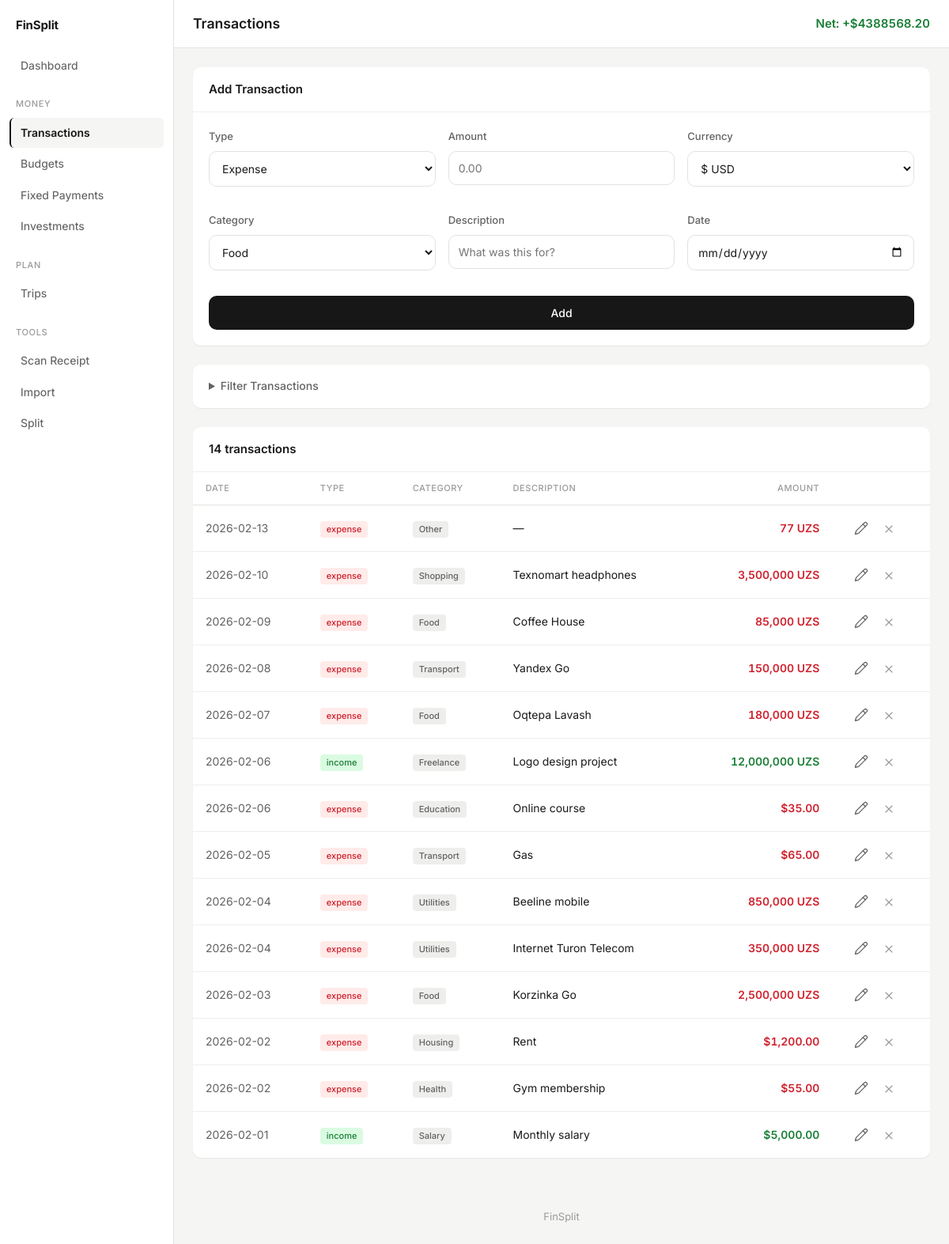
Page /transactions on the committed database.
### models.py (models this page shows)
class Transaction(db.Model):
    id = db.Column(db.Integer, primary_key=True)
    type = db.Column(db.String(10), nullable=False)          # 'income' or 'expense'
    amount = db.Column(db.Float, nullable=False)
    currency = db.Column(db.String(3), nullable=False, default='USD')  # 'USD' or 'UZS'
    category = db.Column(db.String(50), nullable=False)
    description = db.Column(db.String(200), default='')
    date = db.Column(db.Date, nullable=False, default=date.today)

### app.py (the view)
@app.route('/transactions')
def transactions():
    type_filter = request.args.get('type', '')
    cat_filter = request.args.get('category', '')
    q = Transaction.query
    if type_filter:
        q = q.filter_by(type=type_filter)
    if cat_filter:
        q = q.filter_by(category=cat_filter)
    txns = q.order_by(Transaction.date.desc()).all()
    total = sum(t.amount if t.type == 'income' else -t.amount for t in txns)
    return render_template('transactions.html',
        transactions=txns, total=total,
        expense_categories=EXPENSE_CATEGORIES,
        income_categories=INCOME_CATEGORIES,
        type_filter=type_filter, cat_filter=cat_filter
    )

### app.py (called while the page is built)
@app.template_filter('money')
def money_filter(amount, currency='USD'):
    if currency == 'UZS':
        return f'{amount:,.0f} UZS'
    return f'${amount:,.2f}'

### templates/transactions.html (shortened to what this page needs)
{% extends "base.html" %}
{% block page_title %}Transactions{% endblock %}
{% block page_actions %}
<span class="amount header-stat {{ 'positive' if total >= 0 else 'negative' }}">
    Net: {{ '+' if total >= 0 else '' }}${{ "%.2f"|format(total) }}
</span>
{% endblock %}
{% block content %}
<div class="card section">
    <div class="card-header"><h3>Add Transaction</h3></div>
    <div class="card-body">
        <form method="post" action="/transactions/add">
            <div class="form-row cols-3">
                <div class="form-group">
                    <label>Type</label>
                    <select name="type" id="txn-type" onchange="updateCategories()">
                        <option value="expense">Expense</option>
                    </select>
                </div>
                <div class="form-group">
                    <label>Amount</label>
                    <input type="number" name="amount" step="0.01" min="0.01" placeholder="0.00" required>
                </div>
                <div class="form-group">
                    <label>Currency</label>
                    <select name="currency">
                        <option value="USD">$ USD</option>
                    </select>
                </div>
            </div>
            <div class="form-row cols-3">
                <div class="form-group">
                    <label>Category</label>
                    <select name="category" id="txn-category">
                        {% for c in expense_categories %}
                        <option value="{{ c }}">{{ c }}</option>
                        {% endfor %}
                    </select>
                </div>
                <div class="form-group">
                    <label>Description</label>
                    <input type="text" name="description" placeholder="What was this for?">
                </div>
                <div class="form-group">
                    <label>Date</label>
                    <input type="date" name="date">
                </div>
            </div>
            <button type="submit" class="btn btn-primary btn-full">Add</button>
        </form>
    </div>
</div>
<div class="card section">
    <details>
        <summary class="filter-summary">Filter Transactions</summary>
    </details>
</div>
<div class="card">
    <div class="card-header">
        <h3>{{ transactions|length }} transactions</h3>
    </div>
    {% if transactions %}
    <div class="table-wrapper">
        <table>
            <thead>
                <tr>
                    <th>Date</th>
                    <th>Type</th>
                    <th>Category</th>
                    <th>Description</th>
                    <th class="text-right">Amount</th>
                    <th></th>
                </tr>
            </thead>
            <tbody>
                {% for t in transactions %}
                <tr>
                    <td class="text-muted">{{ t.date.strftime('%Y-%m-%d') }}</td>
                    <td><span class="badge badge-{{ t.type }}">{{ t.type }}</span></td>
                    <td><span class="badge badge-category">{{ t.category }}</span></td>
                    <td>{{ t.description or '—' }}</td>
                    <td class="text-right amount {{ 'positive' if t.type == 'income' else 'negative' }}">
                        {{ t.amount|money(t.currency) }}
                    </td>
                    <td class="nowrap">
                        <a href="/transactions/edit/{{ t.id }}" class="btn btn-ghost btn-sm" title="Edit">
                            <i data-lucide="pencil"></i>
                        </a>
                        <a href="/transactions/delete/{{ t.id }}" class="delete-btn" title="Delete"
                           onclick="return confirm('Delete this transaction?')"><i data-lucide="x"></i></a>
                    </td>
                </tr>
                {% endfor %}
            </tbody>
        </table>
    </div>
    {% else %}
    <div class="empty-state">
        <p>No transactions found</p>
    </div>
    {% endif %}
</div>
{% endblock %}

### rows in the picture
Transaction: date "2026-02-13", type "expense", category "Other", description "—", amount "77 UZS"
Transaction: date "2026-02-10", type "expense", category "Shopping", description "Texnomart headphones", amount "3,500,000 UZS"
Transaction: date "2026-02-09", type "expense", category "Food", description "Coffee House", amount "85,000 UZS"
Transaction: date "2026-02-08", type "expense", category "Transport", description "Yandex Go", amount "150,000 UZS"
Transaction: date "2026-02-07", type "expense", category "Food", description "Oqtepa Lavash", amount "180,000 UZS"
Transaction: date "2026-02-06", type "income", category "Freelance", description "Logo design project", amount "12,000,000 UZS"
Transaction: date "2026-02-06", type "expense", category "Education", description "Online course", amount "$35.00"
Transaction: date "2026-02-05", type "expense", category "Transport", description "Gas", amount "$65.00"
Transaction: date "2026-02-04", type "expense", category "Utilities", description "Beeline mobile", amount "850,000 UZS"
Transaction: date "2026-02-04", type "expense", category "Utilities", description "Internet Turon Telecom", amount "350,000 UZS"
Transaction: date "2026-02-03", type "expense", category "Food", description "Korzinka Go", amount "2,500,000 UZS"
Transaction: date "2026-02-02", type "expense", category "Housing", description "Rent", amount "$1,200.00"
Transaction: date "2026-02-02", type "expense", category "Health", description "Gym membership", amount "$55.00"
Transaction: date "2026-02-01", type "income", category "Salary", description "Monthly salary", amount "$5,000.00"

### other values in the picture
{{ '+' if total >= 0 else '' }} "+"
{{ "%.2f"|format(total) }} "4388568.20"
{{ transactions|length }} "14"
form field category "Food"
